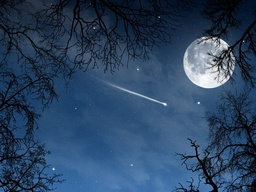
#> input picture Filters/img.jpg, 256 x 192 px, shrunk from 800 x 600 before the run, found by its file name
$ python filters.py
#> lines starting #> are read from the running program, lines starting #| are printed output that depends on the picture
from PIL import Image

class Filter:

    def __init__(self, filter_function, h, w):
        self.filt = filter_function
        self.height = h
        self.width = w

    def apply(self, img_pixels, new_pixels):

        for x in range(self.height):
            for y in range(self.width):
                new_pixels[x, y] = self.filt(img_pixels[x, y])

class Chain_Filter:

    def __init__(self):
        self.filters = []

    def add(self, new_filter):
        self.filters.append(new_filter)

    def apply(self, img_pixels, new_pixels):

        for filt in self.filters:
            filt.apply(img_pixels, new_pixels)

def f1(pixel):

    r, g, b = pixel

    return (r, g, b//2)

def f2(pixel):

    r, g, b = pixel

    return (r, (g+b), b*10)

def f3(pixel):

    r, g, b = pixel

    return (r//2, g, b)

img = Image.open("img.jpg")
#> img is the input picture: PIL image 256x192 RGB; mean R, G, B 43.8, 68.9, 98.6
new_img = Image.new('RGB', (img.size[0], img.size[1]))
#> new_img: PIL image 256x192 RGB; every value is 0

pixels = img.load()
pixels_processed = new_img.load()

filt1 = Filter(f1, img.size[0], img.size[1])
filt2 = Filter(f2, img.size[0], img.size[1])
filt3 = Filter(f3, img.size[0], img.size[1])

chain = Chain_Filter()

chain.add(filt1)
chain.add(filt2)
chain.add(filt3)

chain.apply(pixels, pixels_processed)

new_img.show();
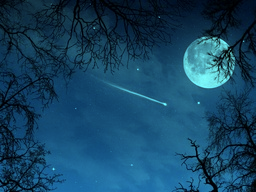
#> shown: PIL image 256x192 RGB; mean R, G, B 21.6, 68.9, 98.6
